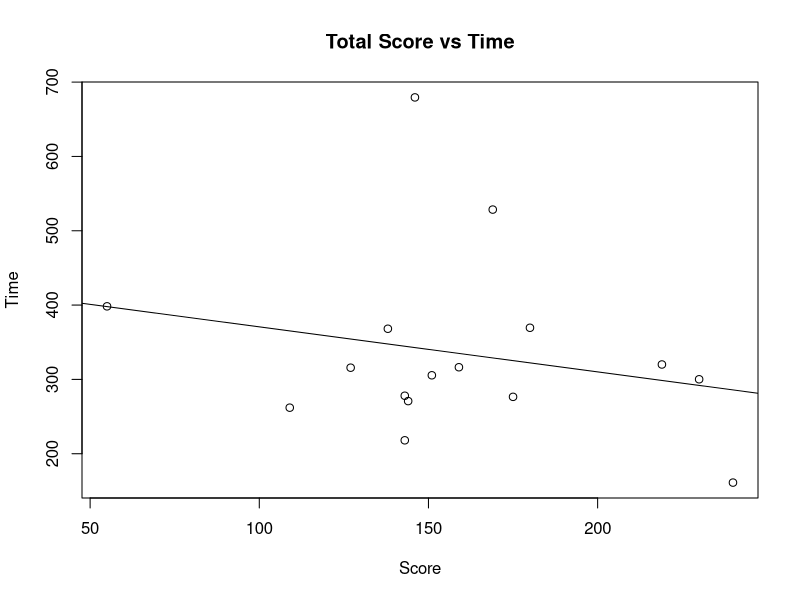
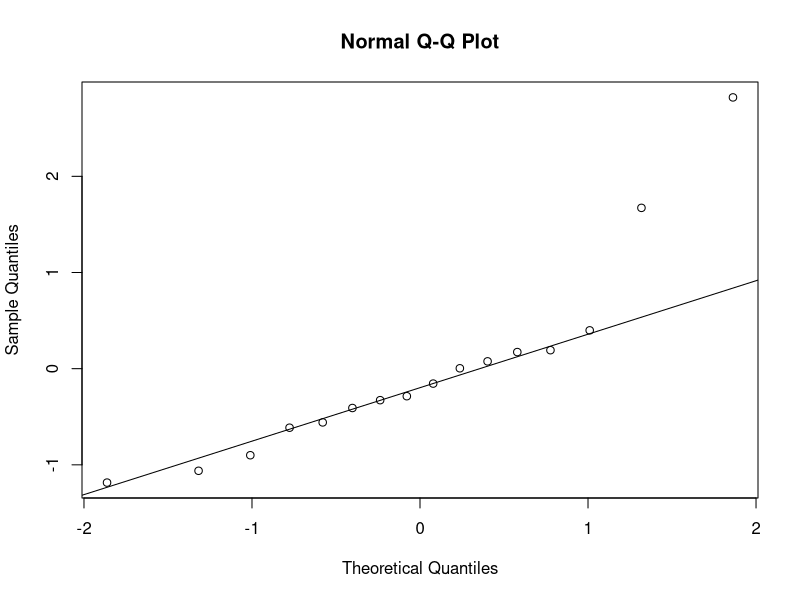
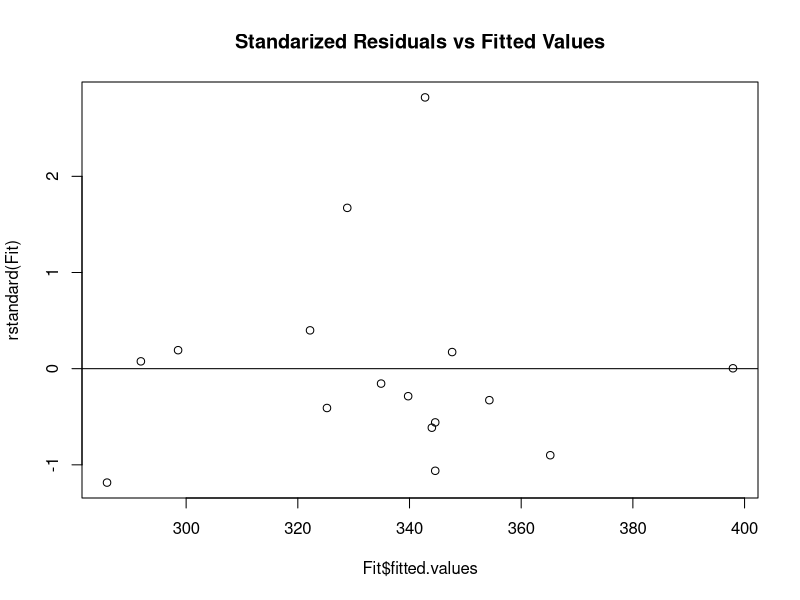
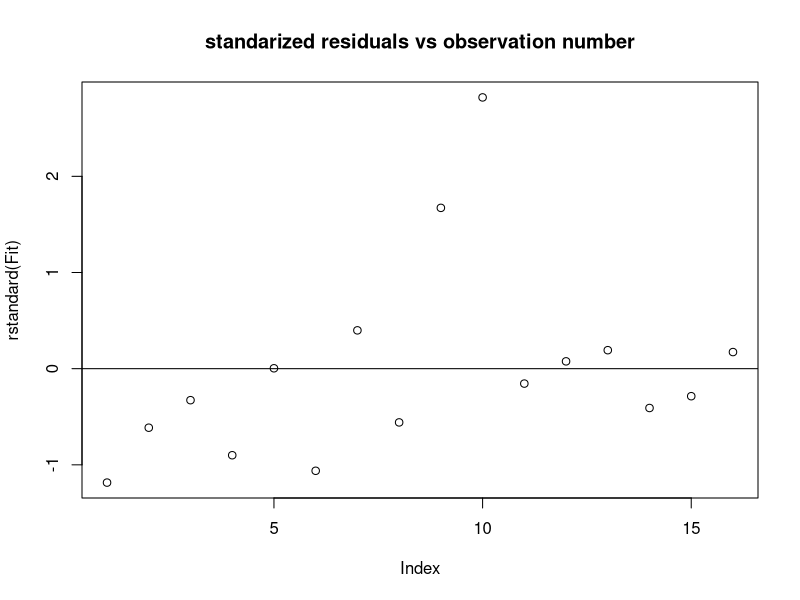
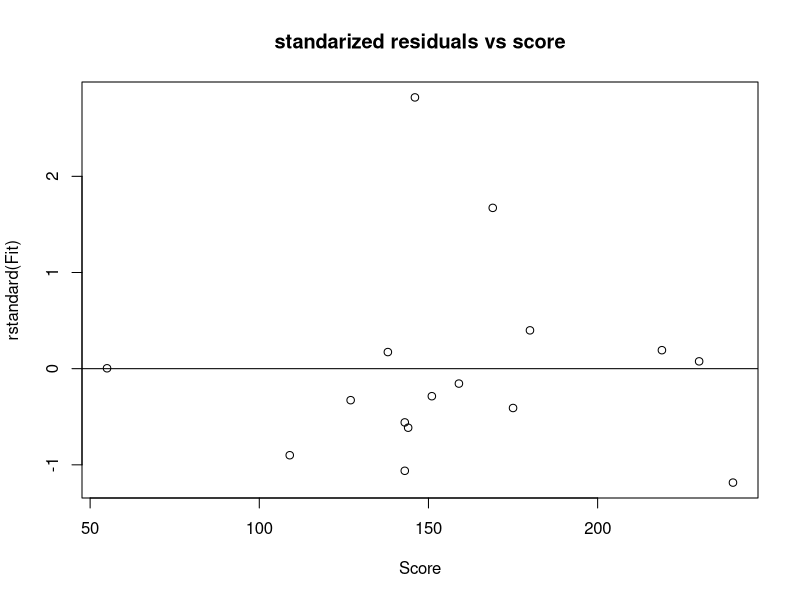

The R script that drew these images, in order:
rm(list =ls());
total <- read.table("Total Score and Time.txt", header = TRUE);
attach(total);
plot(Score, Time, main="Total Score vs Time", xlab="Score", ylab="Time");
Fit<-lm(Time~Score);
summary(Fit);
abline(Fit);
Fit$residuals;
rstandard(Fit);
library(MASS);
studres(Fit);
Fit$fitted.values;
qqnorm(rstandard(Fit));
qqline(rstandard(Fit));
plot (rstandard(Fit)~Fit$fitted.values, main='Standarized Residuals vs Fitted Values');
abline(0,0);
plot (rstandard(Fit), main = 'standarized residuals vs observation number')
abline(0,0);
plot (rstandard(Fit)~Score, main = 'standarized residuals vs score');
abline(0,0);


